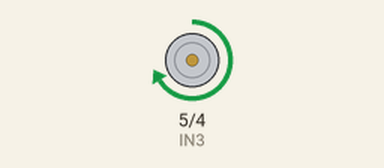
A sketch run on a simulated Arduino Uno, built with avr-gcc and run on an emulated ATmega328P. Parts: motor-driver pin pairs drawn as motors (green arrow = first pin HIGH = forward, orange = second pin HIGH = backward, longer = more drive, scaled by the enable pin).

Above: at 1.5 s.
At 3.5 s:
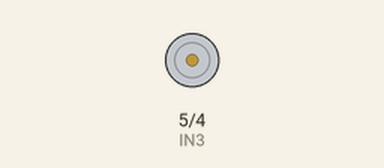
At 5.5 s:
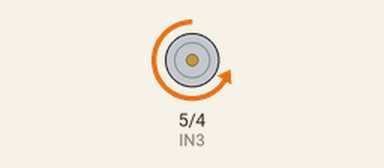
Timing chart, 0 to 10.4 s (numbered marks = the images above):
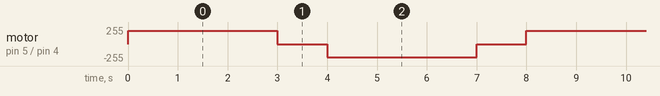

Measured:
- by itself, motor on pin 5 (IN3) / pin 4 (IN4): repeats every 8.0 s: stopped 1.0 s, backward 200/255 3.0 s, stopped 1.0 s, forward 200/255 3.0 s

The sketch:

Control_Motor_PuenteH.ino
```cpp
// Pines
const int ENB = 3;   // PWM
const int IN3 = 5;
const int IN4 = 4;

void setup() {
  pinMode(ENB, OUTPUT);
  pinMode(IN3, OUTPUT);
  pinMode(IN4, OUTPUT);
}

void loop() {

  // Adelante
  adelante(200);
  delay(3000);

  // Stop
  detener();
  delay(1000);

  // Atrás
  atras(200);
  delay(3000);

  // Stop
  detener();
  delay(1000);
}

// =======================

void adelante(int velocidad) {
  digitalWrite(IN3, HIGH);
  digitalWrite(IN4, LOW);
  analogWrite(ENB, velocidad);
}

void atras(int velocidad) {
  digitalWrite(IN3, LOW);
  digitalWrite(IN4, HIGH);
  analogWrite(ENB, velocidad);
}

void detener() {
  digitalWrite(IN3, LOW);
  digitalWrite(IN4, LOW);
  analogWrite(ENB, 0);
}
```
